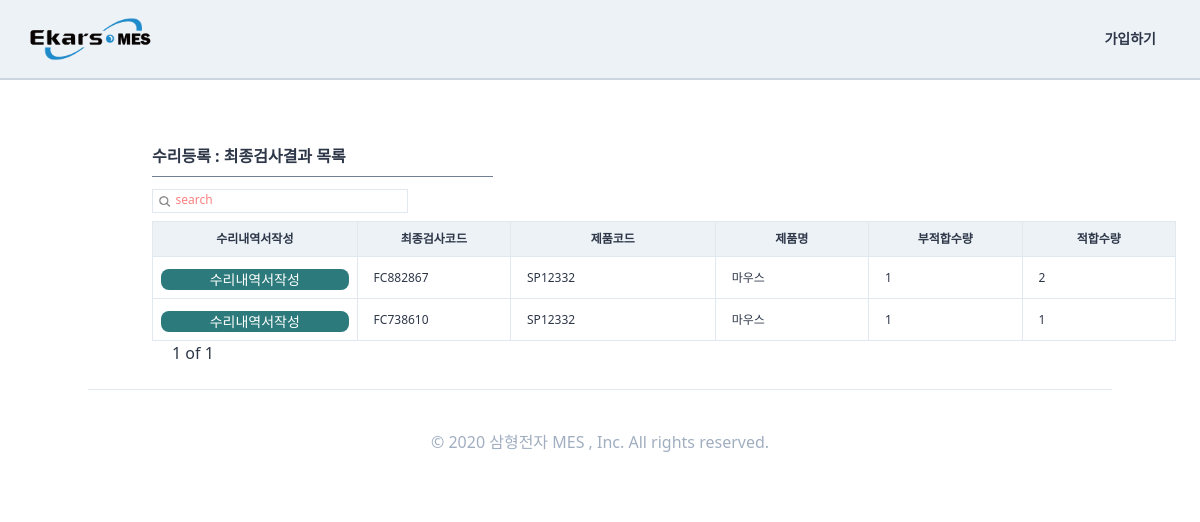
/producemanages/finalchecklist/, run on an earlier commit of the app's database.
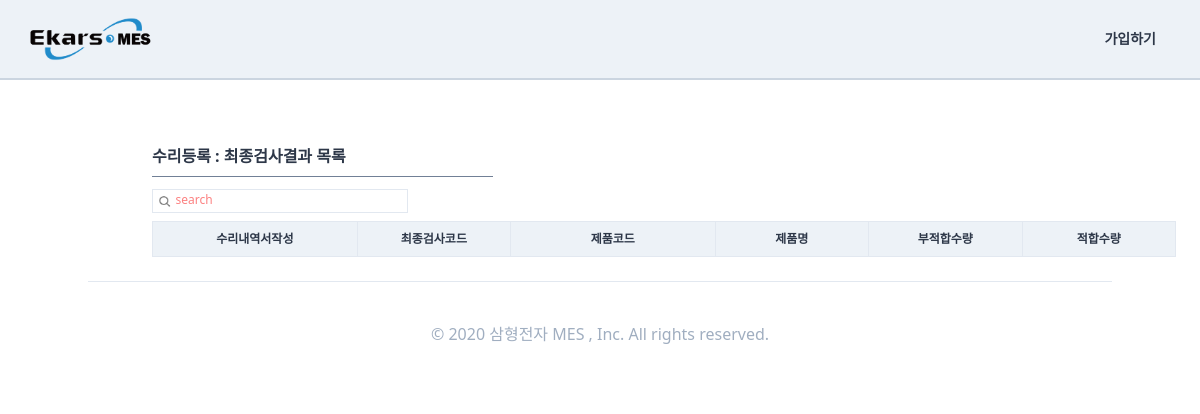
And on a later commit of the database.
### qualitycontrols/models.py (models this page shows, shortened)
class FinalCheckRegister(TimeStampedModel):
    OK = "OK"
    NO = "NO"
    OKNO_CHOICES = (
        (OK, "OK"),
        (NO, "NO"),
    )
    있음 = "있음"
    없음 = "없음"
    있음없음_CHOICES = (
        (있음, "있음"),
        (없음, "없음"),
    )
    전원전압_CHOICES = (
        ("DC 24V", "DC 24V"),
        ("AC 220V", "AC 220V"),
    )
    POWERTRANS_CHOICES = (
        ("T-EPD2083-01", "T-EPD2083-01"),
        ("T-EPB2032-01", "T-EPB2032-01"),
        ("T-EPA2403-01", "T-EPA2403-01"),
        ("T-EPA2243-01", "T-EPA2243-01"),
        ("T-EPA2123-01", "T-EPA2123-01"),
        ("T-EWA2240-01", "T-EWA2240-01"),
        ("EWA2120-01", "EWA2120-01"),
        ("R-EWA2360-01", "R-EWA2360-01"),
    )
    FUSE_전_ULUSA_CHOICES = (
        ("31.8mm 1A", "31.8mm 1A"),
        ("31.8mm 2A", "31.8mm 2A"),
        ("31.8mm 3A", "31.8mm 3A"),
        ("31.8mm 4A", "31.8mm 4A"),
        ("31.8mm 5A", "31.8mm 5A"),
        ("31.8mm 10A", "31.8mm 10A"),
        ("31.8mm 15A", "31.8mm 15A"),
        ("20mm 2A", "20mm 2A"),
        ("20mm 3.15A", "20mm 3.15A"),
        ("20mm 5A", "20mm 5A"),
    )
    LABEL_인쇄물_CHOICES = (
        ("후면 좌측", "후면 좌측"),
        ("후면 우측", "후면 우측"),
        ("후면 중심", "후면 중심"),
        ("후면 우측아래", "후면 우측아래"),
        ("후면 좌측아래", "후면 좌측아래"),
    )
    수리비_CHOICES = (
        ("무상", "무상"),
        ("유상", "유상"),
    )
    택배_CHOICES = (
        ("선불", "선불"),
        ("신용", "신용"),
        ("착불", "착불"),
    )
    최종검사코드 = models.CharField(max_length=20, null=True, blank=True,)
    최종검사의뢰 = models.OneToOneField(
        "FinalCheck", related_name="최종검사등록", on_delete=models.SET_NULL, null=True,
    )
    검시자 = models.ForeignKey(
        users_models.User, related_name="최종검사등록", on_delete=models.SET_NULL, null=True,
    )
    검시일 = models.DateField(auto_now=False, auto_now_add=False, null=True, blank=True)
    치명적불량 = models.CharField(max_length=20, null=True,)
    중불량 = models.CharField(max_length=20, null=True,)
    경불량 = models.CharField(max_length=20, null=True,)
    검사수준 = models.CharField(max_length=40, null=True,)
    샘플링방식 = models.CharField(max_length=20, null=True,)
    결점수 = models.CharField(max_length=20, null=True,)
    전원전압 = models.CharField(
        choices=전원전압_CHOICES, max_length=20, null=True, default="DC 24V"
    )
    POWERTRANS = models.CharField(
        choices=POWERTRANS_CHOICES, max_length=20, null=True, default="T-EPD2083-01",
    )
    FUSE_전_ULUSA = models.CharField(
        choices=FUSE_전_ULUSA_CHOICES, max_length=20, null=True, default="31.8mm 1A",
    )
    LABEL_인쇄물 = models.CharField(
        choices=LABEL_인쇄물_CHOICES, max_length=20, null=True, default="후면 좌측",
    )
    기타출하위치 = models.CharField(max_length=50, null=True, blank=True,)
    내용물 = models.CharField(choices=있음없음_CHOICES, max_length=20, null=True, default="있음")
    포장검사 = models.CharField(
        choices=OKNO_CHOICES, max_length=20, null=True, default="OK"
    )
    동작검사 = models.CharField(
        choices=OKNO_CHOICES, max_length=20, null=True, default="OK"
    )
    내부검사 = models.CharField(
        choices=OKNO_CHOICES, max_length=20, null=True, default="OK"
    )
    외관검사 = models.CharField(
        choices=OKNO_CHOICES, max_length=20, null=True, default="OK"
    )
    내압검사_DC = models.CharField(
        choices=OKNO_CHOICES, max_length=20, null=True, default="OK"
    )
    내압검사_AC = models.CharField(
        choices=OKNO_CHOICES, max_length=20, null=True, default="OK"
    )
    내용물확인 = models.CharField(
        choices=OKNO_CHOICES, max_length=20, null=True, default="OK"
    )
    가_감전압 = models.CharField(max_length=50, blank=True, null=True)
    HI_POT_내부검사 = models.CharField(max_length=50, blank=True, null=True)
    특이사항 = models.TextField(max_length=80, blank=True, null=True)
    부적합수량 = models.IntegerField(null=True)
    적합수량 = models.IntegerField(null=True)
    제품 = models.ForeignKey(
        SI_models.SingleProduct,
        related_name="최종검사등록",
        on_delete=models.SET_NULL,
        null=True,
    )
    동작이상유무 = models.CharField(max_length=100, null=True, blank=True)
    외형이상유무 = models.CharField(max_length=100, null=True, blank=True)
    수리내역 = models.CharField(max_length=100, null=True, blank=True)
    특기사항 = models.CharField(max_length=100, null=True, blank=True)
    수리자 = models.ForeignKey(
        users_models.User,
        related_name="AS총괄장수리",
        on_delete=models.SET_NULL,
        null=True,
        blank=True,
    )
    수리비 = models.CharField(choices=수리비_CHOICES, max_length=100, blank=True, null=True)
    기본요금 = models.IntegerField(null=True, blank=True)
    부품비 = models.IntegerField(null=True, blank=True)
    택배 = models.CharField(choices=택배_CHOICES, max_length=100, blank=True, null=True)
    화물 = models.CharField(max_length=100, null=True, blank=True)
    발송날짜 = models.DateField(auto_now=False, auto_now_add=False, null=True, blank=True)
    발송자 = models.ForeignKey(
        users_models.User,
        related_name="AS총괄장발송",
        on_delete=models.SET_NULL,
        null=True,
        blank=True,
    )
    입금확인 = models.DateField(auto_now=False, auto_now_add=False, null=True, blank=True)
    비고 = models.CharField(max_length=100, null=True, blank=True)
    class Meta:
        verbose_name = "최종검사결과등록"
        verbose_name_plural = "최종검사결과등록"

### StandardInformation/models.py (models this page shows, shortened)
class SingleProduct(TimeStampedModel):
    작성자 = models.ForeignKey(
        "users.User", related_name="단품제품작성자", on_delete=models.SET_NULL, null=True
    )
    작성일 = models.DateField(auto_now=True, auto_now_add=False)
    모델코드 = models.CharField(max_length=80)
    모델명 = models.CharField(max_length=30)
    규격 = models.CharField(max_length=80, null=True, blank=True)
    단위 = models.CharField(max_length=10, null=True, blank=True)
    단가 = models.IntegerField(null=True, blank=True)
    class Meta:
        verbose_name = "단품제품"
        verbose_name_plural = "단품제품"

### producemanages/views.py (the view, shortened to what this page needs)
# urls.py: path("finalchecklist/", views.finalchecklist, name="finalchecklist"),
def finalchecklist(request):
    user = request.user
    search = request.GET.get("search")
    if search is None:
        l_order = []
        최종검사 = QC_models.FinalCheckRegister.objects.exclude(부적합수량=0).order_by(
            "-created"
        )
        for s in 최종검사:
            if s.수리내역서.all():
                pass
            else:
                l_order.append(s)
        s_bool = False
    pagediv = 7
    totalpage = int(math.ceil(len(l_order) / pagediv))
    paginator = Paginator(l_order, pagediv, orphans=0)
    page = request.GET.get("page", "1")
    l_order = paginator.get_page(page)
    nextpage = int(page) + 1
    previouspage = int(page) - 1
    notsamebool = True
    nonpage = False
    if totalpage == 0:
        nonpage = True
    if int(page) == totalpage:
        notsamebool = False
    if (search is None) or (search == ""):
        search = "search"
    return render(
        request,
        "producemanages/finalchecklist.html",
        {
            "s_order": l_order,
            "search": search,
            "page": page,
            "totalpage": totalpage,
            "notsamebool": notsamebool,
            "nextpage": nextpage,
            "previouspage": previouspage,
            "s_bool": s_bool,
            "nonpage": nonpage,
        },
    )

### templates/producemanages/finalchecklist.html (shortened to what this page needs)
{%extends "producemanages/producehome.html"%}
{%load static%}
{%block main_contens%}
<div class="flex flex-col">
    <div class="w-full h-full pl-32 -mt-6 font-semibold pt-12 flex flex-col">
        <div class="flex flex-col p-6 w-full ">
            <span class="border-b w-1/3 mb-3 border-gray-600 pb-2 font-semibold text-base">수리등록 : 최종검사결과 목록 </span>
            <div class="w-64 border h-6 mb-2">
                <form method="get" action="" class="w-full flex ">
                    <button class="w-4 h-4 mt-1 ml-1  rounded-xl bg-cover bg-center"
                        style="background-image:url({% static 'img/search.png' %});"></button>
                    <input name="search" placeholder={{search}}
                        class="ml-1 w-full border-none search-box text-xs font-medium placeholder-red-400 focus: outline-none" />
                </form>
            </div>
            <div class="flex ">
                <div class="flew flex-col">
                    <table class="table-fixed font-light text-xs w-full">
                        <thead>
                            <tr>
                                <th class="border bg-gray-200 px-2 py-2 w-32">수리내역서작성</th>
                                <th class="border bg-gray-200 px-4 py-2 w-24">최종검사코드</th>
                                <th class="border bg-gray-200 px-4 py-2 w-32">제품코드</th>
                                <th class="border bg-gray-200 px-4 py-2 w-24">제품명</th>
                                <th class="border bg-gray-200 px-4 py-2 w-24">부적합수량</th>
                                <th class="border bg-gray-200 px-4 py-2 w-24">적합수량</th>
                            </tr>
                        </thead>
                        <tbody>
                            {%for list in s_order%}
                            <tr>
                                <td class="border px-2 py-2 font-bold
                            text-blue-800 justify-center">
                                    <a href="{%url "producemanages:repairregister" list.pk %}">
                                        <div
                                            class="btn-link hover:bg-blue-800 bg-teal-700 hover:font-bold mt-1 mb-0  w-full">
                                            수리내역서작성
                                        </div>
                                    </a>
                                </td>
                                <td class="border px-4 py-2  hover:text-blue-700 hover:font-bold "><a
                                        href="{%url "producemanages:finalcheckdetail" list.pk %}">
                                        {{list.최종검사코드}}</a></td>
                                <td class="border px-4 py-2">{{list.제품.모델코드}}</td>
                                <td class="border px-4 py-2">{{list.제품.모델명}}</td>
                                <td class="border px-4 py-2">{{list.부적합수량}}</td>
                                <td class="border px-4 py-2">{{list.적합수량}}</td>
                            </tr>
                            {%endfor%}
                        </tbody>
                    </table>
                    {%if nonpage%}
                    {%else%}
                    <div class="flex ml-2">
                        <span class="mx-3 font-medium  text-base">{{page}} of
                            {{totalpage}}</span>
                    </div>
                    {%endif%}
                </div>
            </div>
        </div>
    </div>
</div>
{%endblock main_contens %}

What changed in the data, as far as the page shows it:
removed FinalCheckRegister: 최종검사코드 "FC882867", 제품.모델코드 "SP12332", 제품.모델명 "마우스", 부적합수량 "1", 적합수량 "2"
removed FinalCheckRegister: 최종검사코드 "FC738610", 제품.모델코드 "SP12332", 제품.모델명 "마우스", 부적합수량 "1", 적합수량 "1"
Also different on the page:
{{ page }}: "1" → (not shown)
{{ totalpage }}: "1" → (not shown)
text no longer shown: "of"
